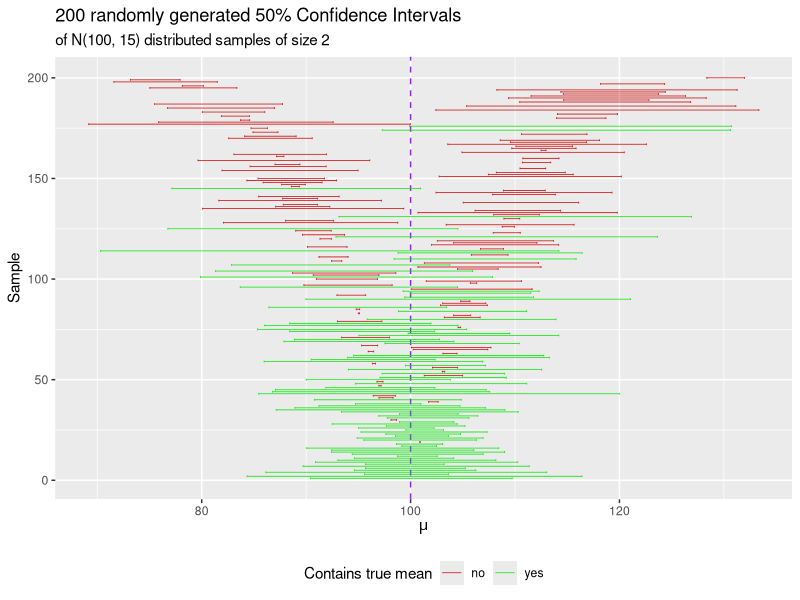

The R script that drew this image:
# I think I made this to replicate the results of a paper about CIs
# and not for actual lecturing, but meh, doesn't hurt to put it here

library(purrr)
library(dplyr)
library(ggplot2)

stuff <- 1:200 %>%
  map(~rnorm(2, 100, 15))

mu <- stuff %>% map_dbl(mean)
sd <- stuff %>% map_dbl(sd)

df <- data.frame(mu, sd) %>%
  transmute(
    mu = mu,
    hi = mu + 0.6744898 * sd / sqrt(2),
    lo = mu - 0.6744898 * sd / sqrt(2),
    hit = ifelse(hi < 100 | lo > 100, "no", "yes")
  ) %>%
  arrange(abs(mu - 100)) %>%
  # alternative: sort by range of CI
  # arrange(desc(hi - lo)) %>%
  mutate(
    n  = seq_len(length(mu))
  )

ggplot(df, aes(y = mu, x = n, ymin = lo, ymax = hi, color = hit)) +
  geom_hline(yintercept = 100, color = "blueviolet", linetype = "dashed") +
  # geom_point(size = .25, color = "black", alpha = .1) +
  geom_errorbar(size = .25) +
  labs(
    title = "200 randomly generated 50% Confidence Intervals",
    subtitle = "of N(100, 15) distributed samples of size 2",
    y = expression(mu), x = "Sample", color = "Contains true mean"
  ) +
  scale_colour_manual(values = c("#cc0000", "#00e600")) +
  coord_flip() +
  theme(legend.position = "bottom")

